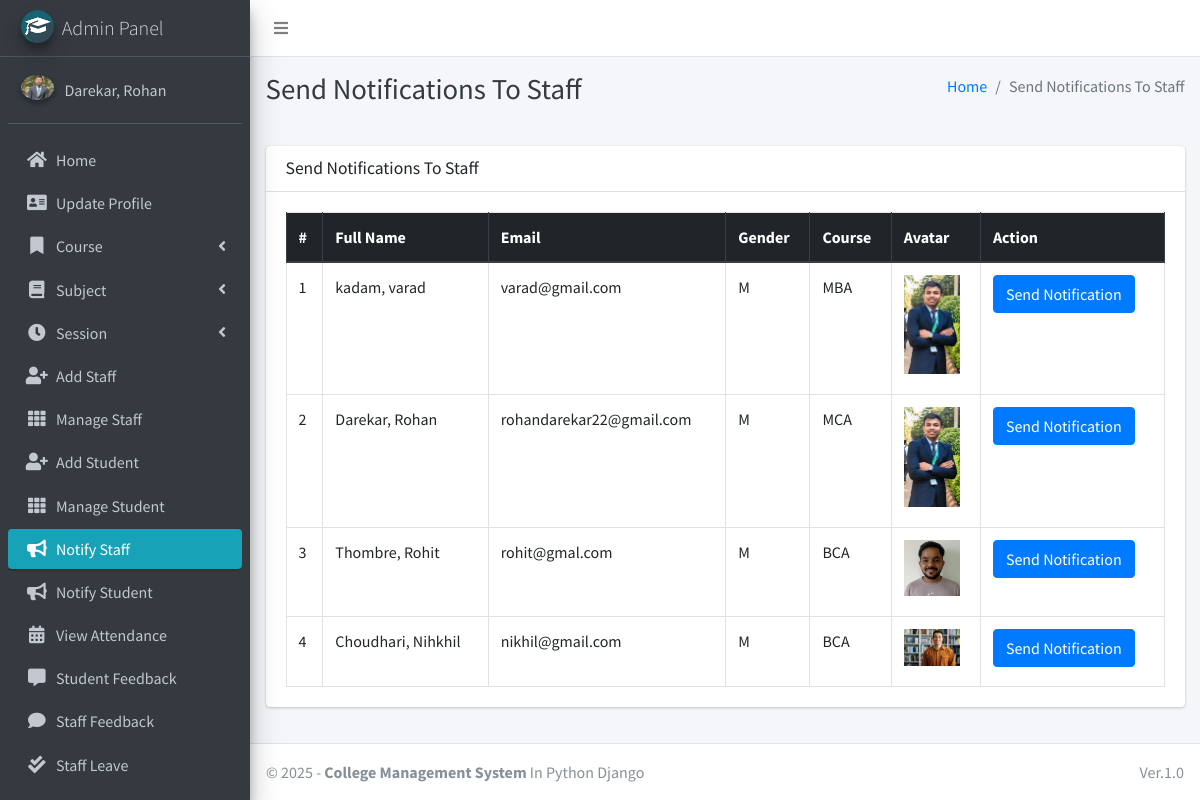
The page /admin_notify_staff (signed in) on the database its author committed.
### main_app/models.py (models this page shows, shortened)
class CustomUser(AbstractUser):
    USER_TYPE = ((1, "HOD"), (2, "Staff"), (3, "Student"))
    GENDER = [("M", "Male"), ("F", "Female")]
    username = None  # Removed username, using email instead
    email = models.EmailField(unique=True)
    user_type = models.CharField(default=1, choices=USER_TYPE, max_length=1)
    gender = models.CharField(max_length=1, choices=GENDER)
    profile_pic = models.ImageField()
    address = models.TextField()
    fcm_token = models.TextField(default="")  # For firebase notifications
    created_at = models.DateTimeField(auto_now_add=True)
    updated_at = models.DateTimeField(auto_now=True)
    USERNAME_FIELD = "email"
    REQUIRED_FIELDS = []
    objects = CustomUserManager()
    def __str__(self):
        return self.last_name + ", " + self.first_name

class Staff(models.Model):
    course = models.ForeignKey(Course, on_delete=models.DO_NOTHING, null=True, blank=False)
    admin = models.OneToOneField(CustomUser, on_delete=models.CASCADE)

class Course(models.Model):
    name = models.CharField(max_length=120)
    created_at = models.DateTimeField(auto_now_add=True)
    updated_at = models.DateTimeField(auto_now=True)

### main_app/hod_views.py (the view)
# urls.py: path("admin_notify_staff", hod_views.admin_notify_staff,
def admin_notify_staff(request):
    staff = CustomUser.objects.filter(user_type=2)
    context = {
        'page_title': "Send Notifications To Staff",
        'allStaff': staff
    }
    return render(request, "hod_template/staff_notification.html", context)

### main_app/templates/hod_template/staff_notification.html (shortened to what this page needs)
{% extends 'main_app/base.html' %}
{% load static %}
{% block page_title %}{{page_title}}{% endblock page_title %}
{% block content %}
<section class="content">
    <div class="container-fluid">
        <div class="row">
            <div class="col-md-12">
                <div class="card">
                    <div class="card-header">
                        <h3 class="card-title">{{page_title}}</h3>
                    </div>
                    <div class="card-body">
                        <table id="example2" class="table table-bordered table-hover">
                            <thead class="thead-dark">
                                <tr>
                                    <th>#</th>
                                    <th>Full Name</th>
                                    <th>Email</th>
                                    <th>Gender</th>
                                    <th>Course</th>
                                    <th>Avatar</th>
                                    <th>Action</th>
                                </tr>
                            </thead>
                            <tbody>
                                {% for staff in allStaff %}
                                <tr>
                                    <td>{{ forloop.counter }}</td>
                                    <td>{{staff.last_name}}, {{staff.first_name}}</td>
                                    <td>{{staff.email}}</td>
                                    <td>{{staff.gender}}</td>
                                    <td>{{staff.staff.course.name}}</td>
                                    <td>
                                        {% if staff.profile_pic == ""  %}
                                        No Image
                                        {% else %}
                                        <img class="img img-fluid mb-2" height="56" width="56"
                                            src="{{staff.profile_pic}}" alt="">
                                        {% endif %}
                                    </td>
                                    <td><button data-toggle = "modal" data-target = "#myModal"class="btn btn-primary show_notification" value="{{staff.id}}">Send Notification</button>
                                    </td>
                                </tr>
                                {% endfor %}
                            </tbody>
                        </table>
                    </div>
                </div>
            </div>
        </div>
    </div>
</section>
{% endblock content %}

### main_app/templates/main_app/base.html (shortened to what this page needs)
{% load static %}
<!DOCTYPE html>
<html>
<head>
    <link rel="stylesheet" href="{% static 'plugins/fontawesome-free/css/all.min.css'%} ">
    <link rel="stylesheet" href="https://code.ionicframework.com/ionicons/2.0.1/css/ionicons.min.css">
    <link rel="stylesheet"
        href="{% static 'plugins/tempusdominus-bootstrap-4/css/tempusdominus-bootstrap-4.min.css'%} ">
    <link rel="stylesheet" href="{% static 'plugins/icheck-bootstrap/icheck-bootstrap.min.css'%} ">
    <link rel="stylesheet" href="{% static 'dist/css/adminlte.min.css'%} ">
    <link rel="stylesheet" href="{% static 'plugins/overlayScrollbars/css/OverlayScrollbars.min.css'%} ">
    <link rel="stylesheet" href="{% static 'plugins/daterangepicker/daterangepicker.css'%} ">
</head>
<body class="hold-transition sidebar-mini layout-fixed">
    <div class="wrapper">
        <nav class="main-header navbar navbar-expand navbar-white navbar-light">
            <ul class="navbar-nav">
                <li class="nav-item">
                    <a class="nav-link" data-widget="pushmenu" href="#"><i class="fas fa-bars"></i></a>
                </li>
            </ul>
        </nav>
        {% include "main_app/sidebar_template.html" with user=user %}
        <div class="content-wrapper">
            <div class="content-header">
                <div class="container-fluid">
                    <div class="row mb-2">
                        <div class="col-sm-6">
                            <h1 class="m-0 text-dark">{% block page_title %}{% endblock page_title %}</h1>
                        </div>
                        <div class="col-sm-6">
                            <ol class="breadcrumb float-sm-right">
                                <li class="breadcrumb-item"><a href="#">Home</a></li>
                                <li class="breadcrumb-item active">{{ page_title }}</li>
                            </ol>
                        </div>
                    </div>
                </div>
            </div>
<section class="content">
    <div class="container-fluid">
        <div class="row">
            <div class="col-md-12">
            </div></div></div></section>
            {% block content %}
            {% endblock content %}
        </div>
        {% include "main_app/footer.html" %}
    </div>
</body>
</html>

### main_app/templates/main_app/sidebar_template.html (shortened to what this page needs)
{% load static %}
<aside class="main-sidebar sidebar-dark-info elevation-4">
    {% if request.user.user_type == '1' %}
    <a href="{% url 'admin_home' %}" class="brand-link">
        <img src="{% static 'dist/img/cmsl.png' %} " alt="AdminLTE Logo"
            class="brand-image img-circle elevation-3" >
        <span class="brand-text font-weight-light">Admin Panel</span>
    </a>
    <div class="sidebar">
        <div class="user-panel mt-3 pb-3 mb-3 d-flex">
            <div class="image">
                <img src="{{ request.user.profile_pic}}" class="img-circle elevation-2" alt="User Image">
            </div>
            <div class="info">
                <a href="#" class="d-block">{{user}}</a>
            </div>
        </div>
        <nav class="mt-2">
            <ul class="nav nav-pills nav-sidebar flex-column" data-widget="treeview" role="menu" data-accordion="false">
                <li class="nav-item">
                    {% url 'admin_home' as admin_home %}
                    <a href="{{admin_home}}" class="nav-link {% if admin_home == request.path %} active {% endif %}">
                        <i class="nav-icon fas fa-home"></i>
                        <p>
                            Home
                        </p>
                    </a>
                </li>
                <li class="nav-item">
                    {% url 'admin_view_profile' as admin_view_profile %}
                    <a href="{{admin_view_profile}}"
                        class="nav-link {% if admin_view_profile == request.path %} active {% endif %}">
                        <i class="nav-icon fas fa-address-card"></i>
                        <p>
                            Update Profile
                        </p>
                    </a>
                </li>
                <li class="nav-item has-treeview">
                    <a href="#" class="nav-link">
                        <i class="nav-icon fas fa-bookmark"></i>
                        <p>
                            Course
                            <i class="fas fa-angle-left right"></i>
                        </p>
                    </a>
                </li>
                <li class="nav-item has-treeview">
                    <a href="#" class="nav-link">
                        <i class="nav-icon fas fa-book"></i>
                        <p>
                            Subject
                            <i class="fas fa-angle-left right"></i>
                        </p>
                    </a>
                </li>
                <li class="nav-item has-treeview">
                    <a href="#" class="nav-link">
                        <i class="nav-icon fas fa-clock"></i>
                        <p>
                            Session
                            <i class="fas fa-angle-left right"></i>
                        </p>
                    </a>
                </li>
                <li class="nav-item">
                    {% url 'add_staff' as add_staff %}
                    <a href="{{add_staff}}" class="nav-link {% if add_staff == request.path %} active {% endif %}">
                        <i class="nav-icon fas fa-user-plus"></i>
                        <p>
                            Add Staff
                        </p>
                    </a>
                </li>
                <li class="nav-item">
                    {% url 'manage_staff' as manage_staff %}
                    {% url 'edit_staff' staff_id as edit_staff %}
                    <a href="{{manage_staff}}"
                        class="nav-link {% if manage_staff == request.path or request.path == edit_staff %} active {% endif %}">
                        <i class="nav-icon fas fa-th"></i>
                        <p>
                            Manage Staff
                        </p>
                    </a>
                </li>
                <li class="nav-item">
                    {% url 'add_student' as add_student%}
                    <a href="{{add_student}}" class="nav-link  {% if add_student == request.path %} active {% endif %}">
                        <i class="nav-icon fas fa-user-plus"></i>
                        <p>
                            Add Student
                        </p>
                    </a>
                </li>
                <li class="nav-item">
                    {% url 'manage_student' as manage_student %}
                    {% url 'edit_student' student_id as edit_student %}
                    <a href="{{manage_student}}"
                        class="nav-link  {% if edit_student == request.path or manage_student == request.path %} active {% endif %}">
                        <i class="nav-icon fas fa-th"></i>
                        <p>
                            Manage Student
                        </p>
                    </a>
                </li>
                <li class="nav-item">
                    {% url 'admin_notify_staff' as admin_notify_staff %}
                    <a href="{{admin_notify_staff}}"
                        class="nav-link {% if admin_notify_staff == request.path %} active {% endif %}">
                        <i class="nav-icon fas fa-bullhorn"></i>
                        <p>
                            Notify Staff
                        </p>
                    </a>
                </li>
                <li class="nav-item">
                    {% url 'admin_notify_student' as admin_notify_student %}
                    <a href="{{admin_notify_student}}"
                        class="nav-link {% if admin_notify_student == request.path %} active {% endif %}">
                        <i class="nav-icon fas fa-bullhorn"></i>
                        <p>
                            Notify Student
                        </p>
                    </a>
                </li>
                <li class="nav-item">
                    {% url 'admin_view_attendance' as admin_view_attendance %}
                <li class="nav-item">
                    <a href="{{admin_view_attendance}}"
                        class="nav-link  {% if admin_view_attendance == request.path %} active {% endif %}">
                        <i class="nav-icon fas fa-calendar-alt"></i>
                        <p>
                            View Attendance
                        </p>
                    </a>
                </li>
                <li class="nav-item">
                    {% url 'student_feedback_message' as student_feedback_message %}
                    <a href="{{ student_feedback_message }}"
                        class="nav-link  {% if student_feedback_message == request.path %} active {% endif %}">
                        <i class="nav-icon fas fa-comment-alt"></i>
                        <p>
                            Student Feedback
                        </p>
                    </a>
                </li>
                <li class="nav-item">
                    {% url 'staff_feedback_message' as staff_feedback_message %}
                    <a href="{{staff_feedback_message}}"
                        class="nav-link   {% if staff_feedback_message == request.path %} active {% endif %}">
                        <i class="nav-icon fas fa-comment"></i>
                        <p>
                            Staff Feedback
                        </p>
                    </a>
                </li>
                <li class="nav-item">
                    {% url 'view_staff_leave' as view_staff_leave %}
                    <a href="{{view_staff_leave}}"
                        class="nav-link  {% if view_staff_leave == request.path %} active {% endif %}">
                        <i class="nav-icon fas fa-check-double"></i>
                        <p>
                            Staff Leave
                        </p>
                    </a>
                </li>
                <li class="nav-item">
                    {% url 'view_student_leave' as view_student_leave %}
                    <a href="{% url 'view_student_leave' %}"
                        class="nav-link  {% if view_student_leave == request.path %} active {% endif %}">
                    </a>
                </li>
                                        {% endif %}
                                    </ul>
                                </nav>
                            </div>
</aside>

### main_app/templates/main_app/footer.html
<footer class="main-footer">
    &copy; {% now "Y" %} - <strong>College Management System</strong>
    In Python Django
    <div class="float-right d-none d-sm-inline-block">
       Ver.1.0
    </div>
</footer>

### rows shown on the page
CustomUser: user.profile_pic (picture), last_name+first_name "Darekar, Rohan"
CustomUser: last_name "kadam", first_name "varad", email "varad@gmail.com", gender "M", staff.course.name "MBA", profile_pic (picture)
CustomUser: last_name "Darekar", first_name "Rohan", email "rohandarekar22@gmail.com", gender "M", staff.course.name "MCA", profile_pic (picture)
CustomUser: last_name "Thombre", first_name "Rohit", email "rohit@gmal.com", gender "M", staff.course.name "BCA", profile_pic (picture)
CustomUser: last_name "Choudhari", first_name "Nihkhil", email "nikhil@gmail.com", gender "M", staff.course.name "BCA", profile_pic (picture)

### other values the page prints
{{ page_title }} "Send Notifications To Staff"
